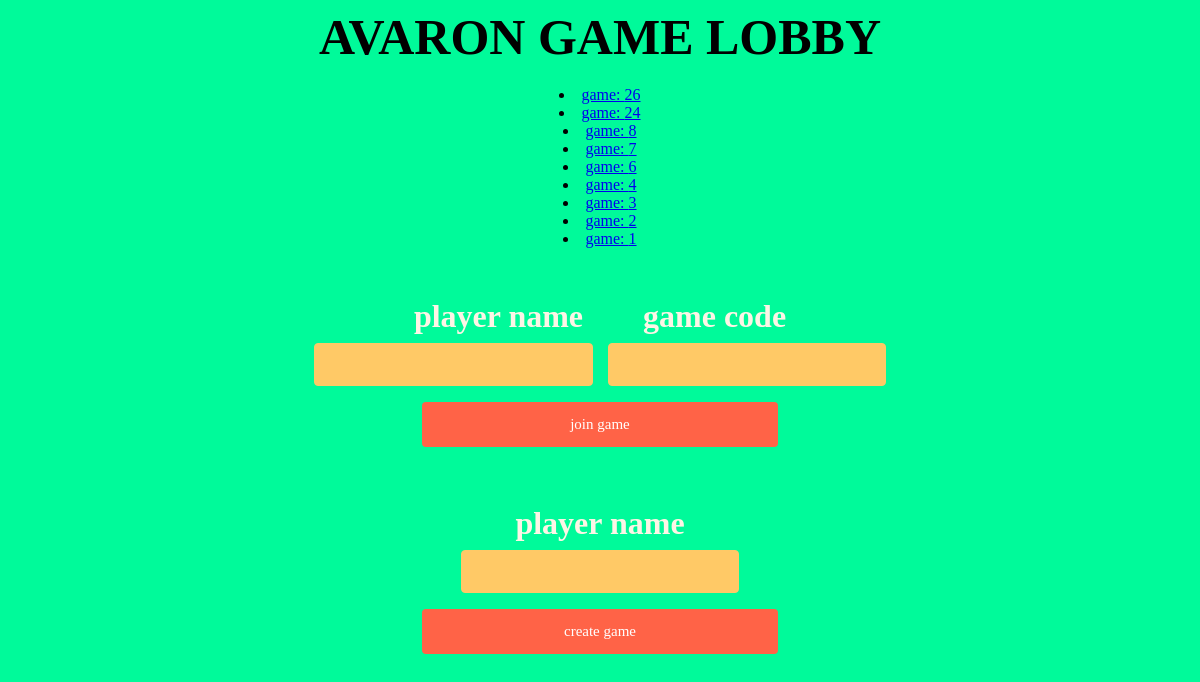
Page /avaron/ on the earlier database version.
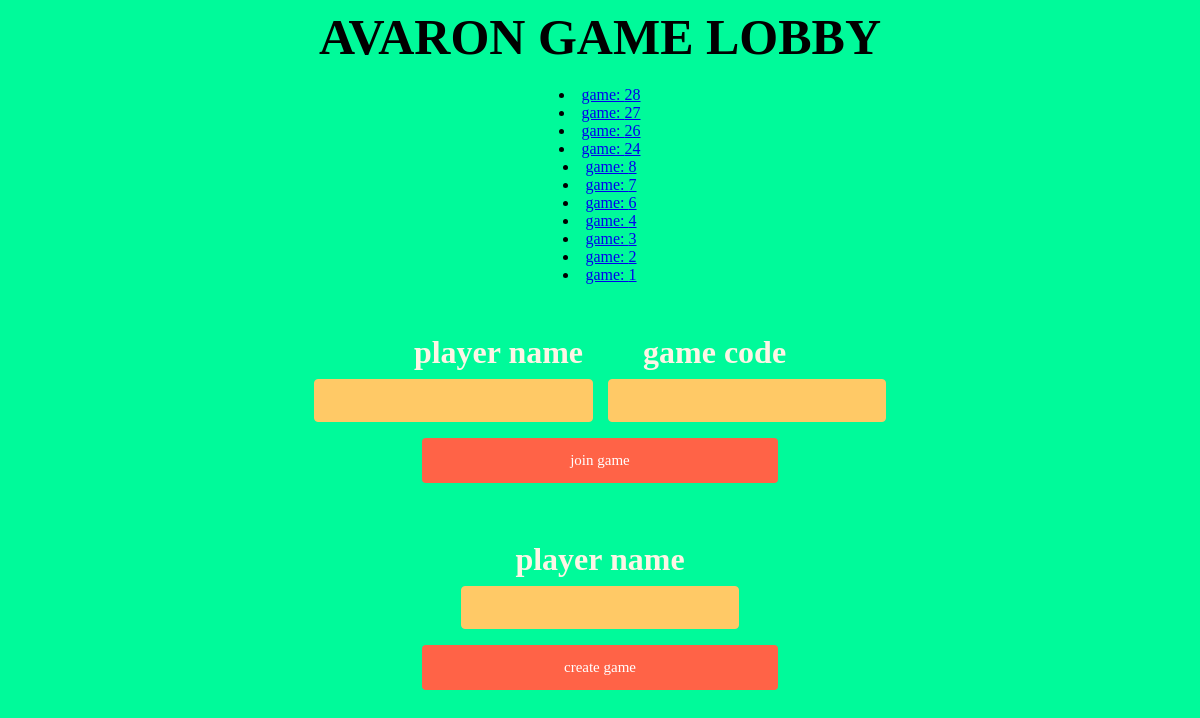
Same page on the later database version.
### avaron/models.py (models this page shows, shortened)
class Game(models.Model):
	room_num = models.IntegerField()
	pub_date = models.DateTimeField('date created')

### avaron/views.py (the view)
def index(request):
    latest_game_list = Game.objects.order_by('-pub_date')
    template = loader.get_template('avaron/index.html')
    context = {
        'latest_game_list': latest_game_list,
    }
    request.session["legitEntry"]="not_legit"
    return HttpResponse(template.render(context, request))

### avaron/templates/avaron/index.html (shortened to what this page needs)
<!DOCTYPE html>
<html>
<head>
{% load static %}
<link href="{% static 'avaron/lobby.css' %}" rel="stylesheet" type="text/css"/>
</head>
<body>
	<h1><montserratb>AVARON GAME LOBBY</montserratb></h1>
	<p class = "bottomspace2">
	{% if latest_game_list %}
    {% for game in latest_game_list %}
        <li><a href="{% url 'avaron:game_room' game.room_num %}"><montserrat>game: {{ game.room_num }}</montserrat></a></li>
    {% endfor %}
	{% else %}</p>
    <p>No games exist.</p>
{% endif %}
<p class = "bottomspace">
<form action = "make_player/" method="post">
<montserrat><whiteC><h1>player name<ind>game code</ind> </h1></whiteC></montserrat>
<p><input id="player_name" type="text" name="player_field"><ind2><input id="game_num" type="text" name="game_field"></ind2></p>
<input type="submit" value="join game">
</form></p>
<p class = "bottomspace">
<form action = "make_game/" method="post">
<montserrat><whiteC><h1>player name</h1></whiteC></montserrat>
<p><input id="player_name" type="text" name="player_field"></p>
<input type="submit" value="create game">
</form></p>
</body>
</html>

### avaron/static/avaron/lobby.css (style rules this page uses)
p { margin: 0; }
.bottomspace { margin-bottom: 50px; }
.bottomspace2 { margin-bottom: 20px; }
montserrat { font-family: "montserrat"; }
montserratb { font-family: "montserratb"; font-size: 50px; }
whiteC { color: #fdf5e6; }
h1 { margin: 0; }
ind { padding-left: 60px; }
ind2 { padding-left: 15px; }
body { text-align: center; background-color: #00FA9A; }
input[type=text], select { width: 20%; padding: 12px 20px; margin: 8px 0; display: inline-block; border: 1px solid #ffc966; border-radius: 4px;*/ box-sizing: border-box; background-color: #ffc966; }
input, select, textarea { color: White; font-family: "montserrat"; font-size: 15px; }
input[type=submit] { width: 30%; background-color: Tomato; color: white; padding: 14px 20px; margin: 8px 0; border: none; border-radius: 4px; cursor: pointer; }

Differences in the rows shown:
added Game: room_num "28"
added Game: room_num "27"
